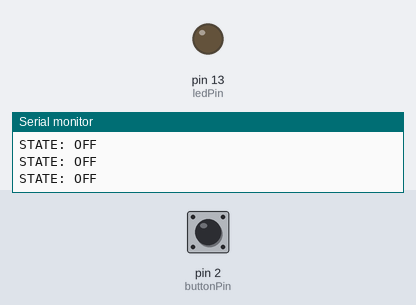
This sketch was run on a simulated Arduino Uno, built with avr-gcc and run on an emulated ATmega328P. Shown: output pins drawn as LEDs (lit = HIGH), the last lines printed to the serial monitor. The test bench sets the inputs (shaded band); at power-on: pin 2 (buttonPin) HIGH.

Above: at 1.2 s.
1.3 s: pin 2 (buttonPin) pulled LOW for 0.15 s
At 2.2 s:
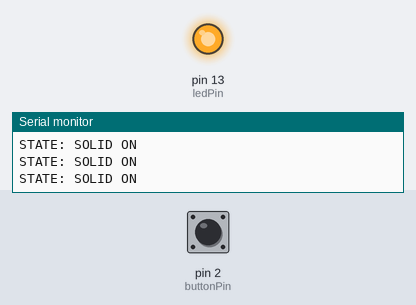
2.9 s: pin 2 (buttonPin) pulled LOW for 1 s
At 5.8 s:
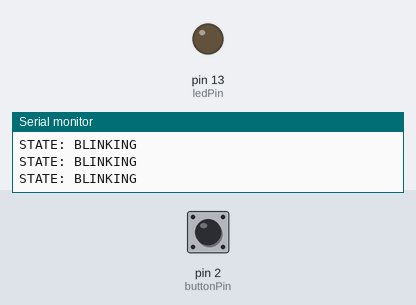
5.9 s: pin 2 (buttonPin) pulsed LOW 5 times (0.12 s each, 0.3 s apart)
10.4 s: pin 2 (buttonPin) pulled LOW for 3.2 s
At 11.13 s:
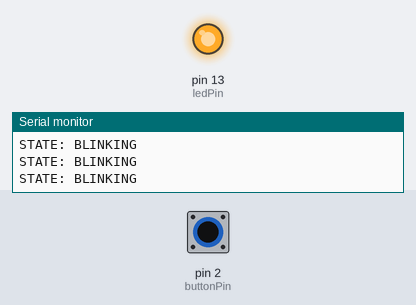
15.1 s: pin 2 (buttonPin) driven LOW
Timing chart, 0 to 18.1 s (numbered marks = the images above; inputs shaded):
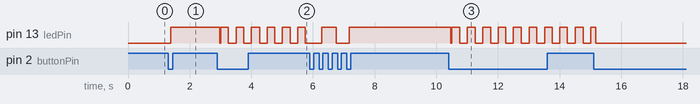

Measured:
- after the input at 1.3 s, pin 13 (ledPin): LOW → HIGH after 0.09 s
- after the input at 2.9 s, pin 13 (ledPin): HIGH → LOW after 0.08 s, then repeats every 0.50 s: HIGH 0.25 s, LOW 0.25 s
- after the input at 10.4 s, pin 13 (ledPin): HIGH → LOW after 0.07 s, then repeats every 0.50 s: HIGH 0.25 s, LOW 0.25 s

The sketch:

State_machines.ino
```cpp
// Step 1:Defining the states
enum State{
  STATE_OFF,
  STATE_SOLID_ON,
  STATE_BLINKING
};

//Step 2: tracking the current state
State currentState = STATE_OFF;
//Step 3: pin setup
const int ledPin =13;
const int buttonPin =2; //led and button press
bool buttonState =LOW;
bool lastButtonState = LOW;// for debouncing
unsigned long lastDebounceTime = 0;
unsigned long debounceDelay =50;//to avoid noisy button press


void setup() {
  pinMode(ledPin,OUTPUT);
  pinMode(buttonPin,INPUT_PULLUP);
  Serial.begin(9600);

}

void loop() {
  // --- Step 4: Handle button with debounce ---
  int reading = digitalRead(buttonPin);

  if (reading != lastButtonState) {
    lastDebounceTime = millis();
  }

  if ((millis() - lastDebounceTime) > debounceDelay) {
    if (reading != buttonState) {
      buttonState = reading;
      if (buttonState == LOW) { // Button pressed
        // Change state on press
        if (currentState == STATE_OFF) {
          currentState = STATE_SOLID_ON;
        } else if (currentState == STATE_SOLID_ON) {
          currentState = STATE_BLINKING;
        } else if (currentState == STATE_BLINKING) {
          currentState = STATE_OFF;
        }
      }
    }
  }
  lastButtonState = reading;

  // --- Step 5: Do action based on state ---
  switch (currentState) {
    case STATE_OFF:
      Serial.println("STATE: OFF");
      digitalWrite(ledPin, LOW);
      break;

    case STATE_SOLID_ON:
      Serial.println("STATE: SOLID ON");
      digitalWrite(ledPin, HIGH);
      break;

    case STATE_BLINKING:
      Serial.println("STATE: BLINKING");
      digitalWrite(ledPin, millis() % 500 < 250 ? HIGH : LOW); // Blink
      break;
  }
}
```
